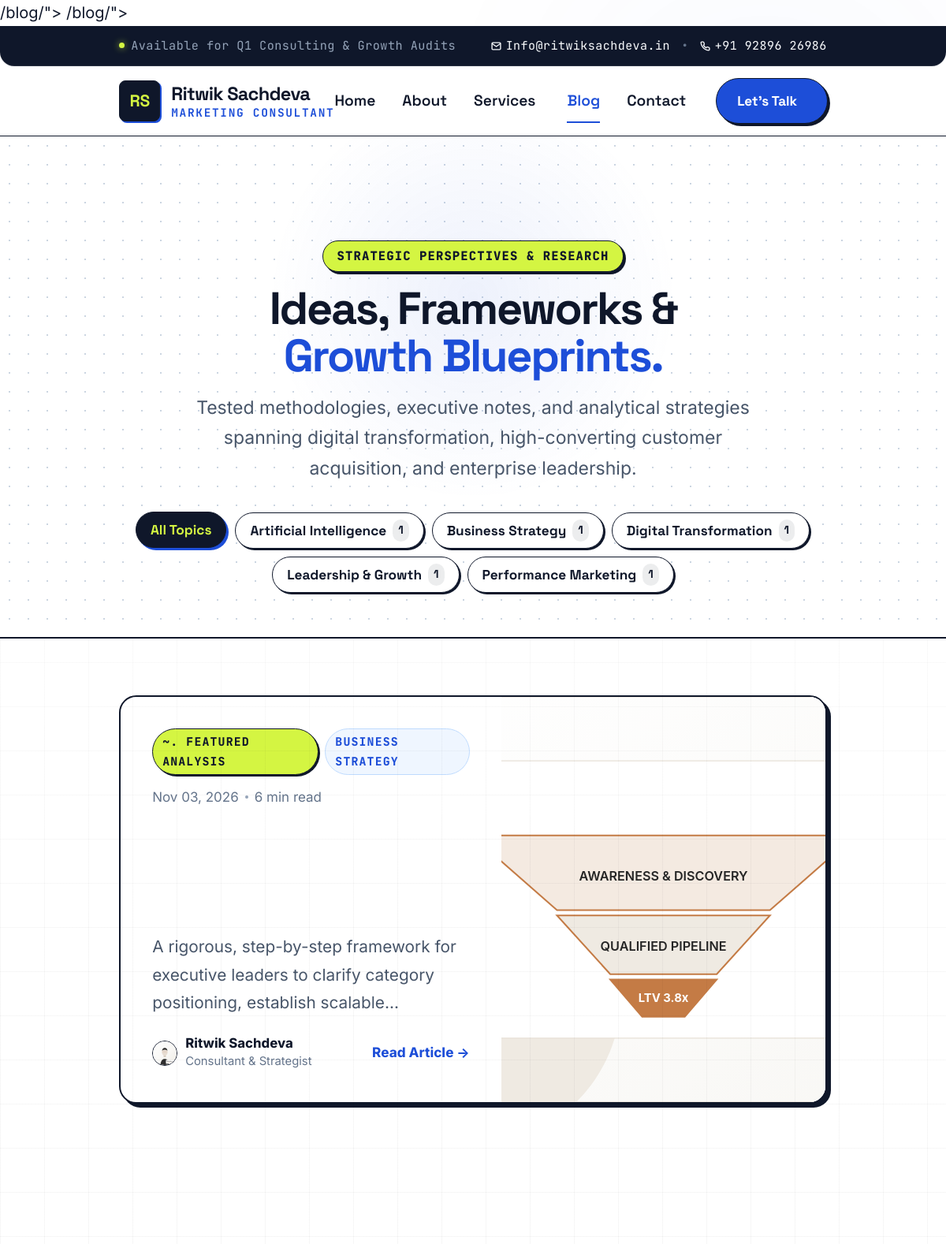
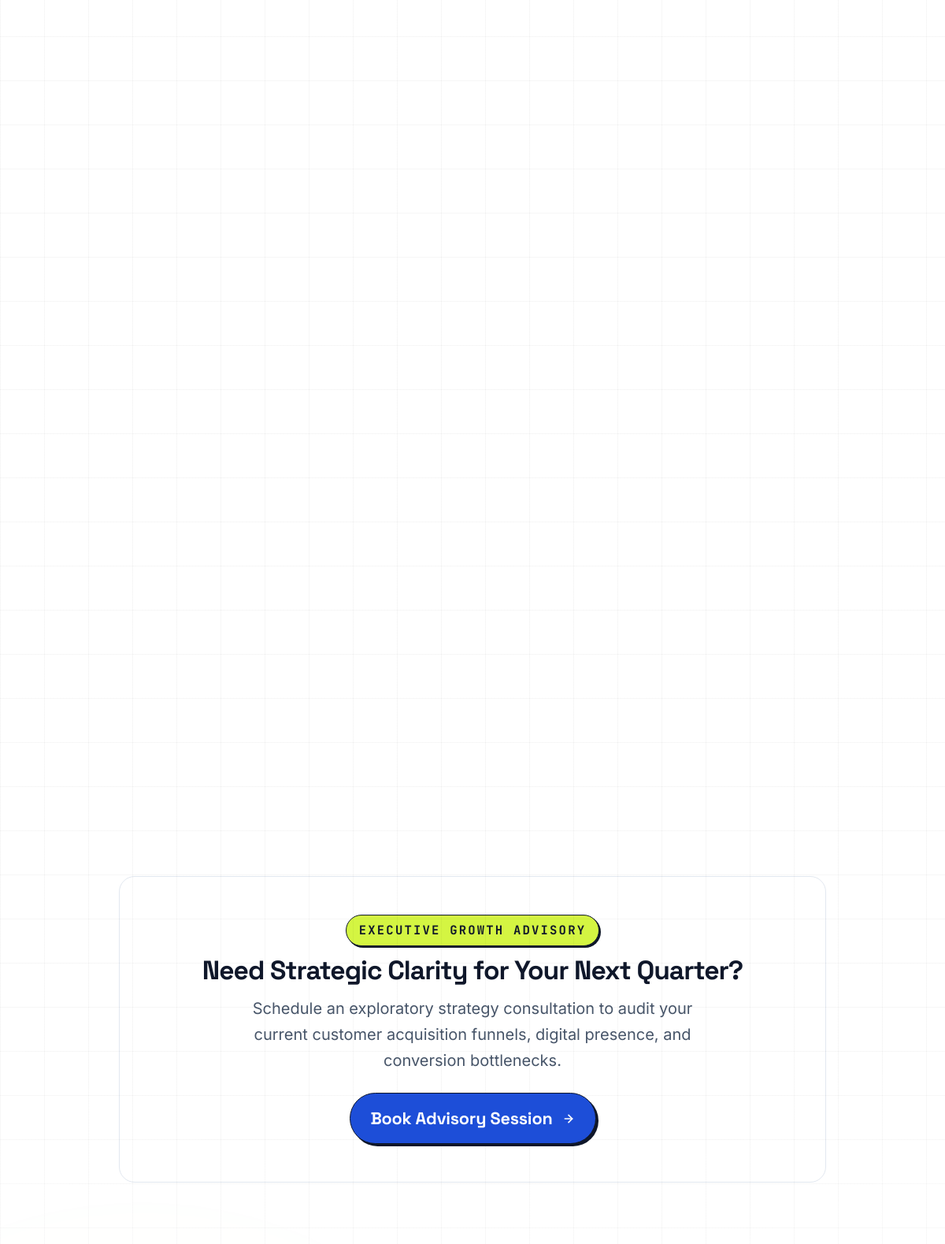
Screenshot of /blog.php (upper part) with the database file from the repository (2 pictures, top to bottom).
### tables this page shows
CREATE TABLE `blog_categories` (
    `id` INT UNSIGNED AUTO_INCREMENT PRIMARY KEY,
    `name` VARCHAR(100) NOT NULL,
    `slug` VARCHAR(120) NOT NULL UNIQUE,
    `description` TEXT DEFAULT NULL,
    `created_at` DATETIME NOT NULL DEFAULT CURRENT_TIMESTAMP,
    `updated_at` DATETIME NOT NULL DEFAULT CURRENT_TIMESTAMP ON UPDATE CURRENT_TIMESTAMP,
    INDEX `idx_cat_slug` (`slug`)
);

CREATE TABLE `blogs` (
    `id` INT UNSIGNED AUTO_INCREMENT PRIMARY KEY,
    `title` VARCHAR(255) NOT NULL,
    `slug` VARCHAR(191) NOT NULL UNIQUE,
    `excerpt` TEXT NOT NULL,
    `content` LONGTEXT NOT NULL,
    `featured_image` VARCHAR(255) DEFAULT NULL,
    `featured_image_alt` VARCHAR(255) DEFAULT NULL,
    `category_id` INT UNSIGNED DEFAULT NULL,
    `author_id` INT UNSIGNED NOT NULL,
    `status` ENUM('draft', 'published', 'scheduled') NOT NULL DEFAULT 'draft',
    `is_featured` TINYINT(1) NOT NULL DEFAULT 0,
    `reading_time` INT UNSIGNED NOT NULL DEFAULT 5,
    `faqs_json` JSON DEFAULT NULL,
    `published_at` DATETIME DEFAULT NULL,
    `scheduled_for` DATETIME DEFAULT NULL,
    `markdown_file_path` VARCHAR(255) DEFAULT NULL,
    `views_count` INT UNSIGNED NOT NULL DEFAULT 0,
    `meta_title` VARCHAR(191) DEFAULT NULL,
    `meta_description` VARCHAR(255) DEFAULT NULL,
    `canonical_url` VARCHAR(255) DEFAULT NULL,
    `og_image` VARCHAR(255) DEFAULT NULL,
    `robots_directive` VARCHAR(50) NOT NULL DEFAULT 'index, follow',
    `schema_type` VARCHAR(50) NOT NULL DEFAULT 'BlogPosting',
    `created_by` INT UNSIGNED DEFAULT NULL,
    `updated_by` INT UNSIGNED DEFAULT NULL,
    `deleted_at` DATETIME DEFAULT NULL,
    `created_at` DATETIME NOT NULL DEFAULT CURRENT_TIMESTAMP,
    `updated_at` DATETIME NOT NULL DEFAULT CURRENT_TIMESTAMP ON UPDATE CURRENT_TIMESTAMP,
    INDEX `idx_blog_slug` (`slug`),
    INDEX `idx_blog_status` (`status`),
    INDEX `idx_blog_published` (`published_at`),
    INDEX `idx_blog_featured` (`is_featured`),
    INDEX `idx_blog_deleted` (`deleted_at`),
    CONSTRAINT `fk_blogs_category` FOREIGN KEY (`category_id`) REFERENCES `blog_categories` (`id`) ON DELETE SET NULL,
    CONSTRAINT `fk_blogs_author` FOREIGN KEY (`author_id`) REFERENCES `blog_authors` (`id`) ON DELETE RESTRICT,
    CONSTRAINT `fk_blogs_creator` FOREIGN KEY (`created_by`) REFERENCES `admins` (`id`) ON DELETE SET NULL,
    CONSTRAINT `fk_blogs_updater` FOREIGN KEY (`updated_by`) REFERENCES `admins` (`id`) ON DELETE SET NULL
);

CREATE TABLE `blog_authors` (
    `id` INT UNSIGNED AUTO_INCREMENT PRIMARY KEY,
    `name` VARCHAR(100) NOT NULL,
    `slug` VARCHAR(120) NOT NULL UNIQUE,
    `title` VARCHAR(150) DEFAULT 'Business & Marketing Consultant',
    `bio` TEXT DEFAULT NULL,
    `avatar` VARCHAR(255) DEFAULT NULL,
    `email` VARCHAR(191) DEFAULT NULL,
    `social_links` JSON DEFAULT NULL,
    `created_at` DATETIME NOT NULL DEFAULT CURRENT_TIMESTAMP,
    `updated_at` DATETIME NOT NULL DEFAULT CURRENT_TIMESTAMP ON UPDATE CURRENT_TIMESTAMP,
    INDEX `idx_author_slug` (`slug`)
);

### includes/config.php (called while the page is built, shortened)
<?php
function e($string): string {
    return htmlspecialchars((string)$string, ENT_QUOTES, 'UTF-8');
}

### blog.php (the view, shortened to what this page needs)
<?php
require_once __DIR__ . '/includes/config.php';
$pdo = get_db();
$currentCategory = trim($_GET['category'] ?? '');
$currentTag = trim($_GET['tag'] ?? '');
$searchQuery = trim($_GET['q'] ?? '');
$page = max(1, (int)($_GET['page'] ?? 1));
$perPage = 6;
$offset = ($page - 1) * $perPage;
$catStmt = $pdo->query("
    SELECT c.id, c.name, c.slug, COUNT(b.id) AS blog_count
    FROM blog_categories c
    LEFT JOIN blogs b ON b.category_id = c.id AND b.status = 'published'
    GROUP BY c.id
    HAVING blog_count > 0
    ORDER BY c.name ASC
");
$categories = $catStmt->fetchAll();
$where = ["b.status = 'published'", "(b.published_at IS NULL OR b.published_at <= CURRENT_TIMESTAMP)"];
$whereClause = implode(' AND ', $where);
$featuredBlog = null;
if ($page === 1 && empty($searchQuery) && empty($currentCategory) && empty($currentTag)) {
    $featStmt = $pdo->query("
        SELECT b.*, c.name AS category_name, c.slug AS category_slug,
               a.name AS author_name, a.avatar AS author_avatar
        FROM blogs b
        LEFT JOIN blog_categories c ON b.category_id = c.id
        LEFT JOIN blog_authors a ON b.author_id = a.id
        WHERE b.status = 'published' AND b.is_featured = 1
        ORDER BY b.published_at DESC
        LIMIT 1
    ");
    $featuredBlog = $featStmt->fetch();
}
$listQuery = "
    SELECT b.*, c.name AS category_name, c.slug AS category_slug,
           a.name AS author_name, a.avatar AS author_avatar
    FROM blogs b
    LEFT JOIN blog_categories c ON b.category_id = c.id
    LEFT JOIN blog_authors a ON b.author_id = a.id
    WHERE {$whereClause}
";
$listQuery .= " ORDER BY b.published_at DESC LIMIT :limit OFFSET :offset";
$listStmt = $pdo->prepare($listQuery);
$listStmt->bindValue(':limit', $perPage, PDO::PARAM_INT);
$listStmt->bindValue(':offset', $offset, PDO::PARAM_INT);
$listStmt->execute();
$blogs = $listStmt->fetchAll();
?>
<!DOCTYPE html>
<html lang="en">
<head>
  <link rel="canonical" href="https://www.ritwiksachdeva.in/blog">/blog/<?= $currentCategory ? '?category=' . urlencode($currentCategory) : '' ?>">
  <meta property="og:url" content="https://www.ritwiksachdeva.in/blog">/blog/">
  <link rel="stylesheet" href="css/style.css">
  <link rel="stylesheet" href="css/blog.css?v=hero-form-1">
  <link rel="stylesheet" href="css/animations.css">
  <link rel="stylesheet" href="css/responsive.css">
  <link rel="stylesheet" href="consult-popup.css">
</head>
<body>
  <div class="bg-ambient-layer" aria-hidden="true">
  </div>
  <header class="site-header" id="navbar">
    <div class="header-top-bar">
      <div class="container header-top-inner">
        <div class="header-top-left">
          <span class="top-status-indicator"></span>
          <span class="top-status-text">Available for Q1 Consulting &amp; Growth Audits</span>
        </div>
        <div class="header-top-right">
          <a href="mailto:Info@ritwiksachdeva.in" class="top-contact-link">
            <svg width="13" height="13" viewBox="0 0 24 24" fill="none" stroke="currentColor" stroke-width="2.5" aria-hidden="true" focusable="false"><path d="M4 4h16c1.1 0 2 .9 2 2v12c0 1.1-.9 2-2 2H4c-1.1 0-2-.9-2-2V6c0-1.1.9-2 2-2z"></path><polyline points="22,6 12,13 2,6"></polyline></svg>
            <span>Info@ritwiksachdeva.in</span>
          </a>
          <span class="top-bar-divider" aria-hidden="true">&bull;</span>
          <a href="tel:+919289626986" class="top-contact-link">
            <span>+91 92896 26986</span>
          </a>
        </div>
      </div>
    </div>
    <div class="container nav-container">
      <a href="/" class="brand-logo" aria-label="Ritwik Sachdeva - Digital Marketing Consultant">
        <div class="brand-monogram">RS</div>
        <div class="brand-info">
          <span class="brand-name">Ritwik Sachdeva</span>
          <span class="brand-title">Marketing Consultant</span>
        </div>
      </a>
      <nav class="desktop-nav" aria-label="Primary Navigation">
        <ul class="nav-links">
          <li class="nav-item"><a href="/" class="nav-link">Home</a></li>
          <li class="nav-item"><a href="/about" class="nav-link">About</a></li>
          <li class="nav-item nav-item-has-dropdown">
            <a href="/services" class="nav-link dropdown-toggle" aria-expanded="false" aria-haspopup="true">
              <span>Services</span>
            </a>
          </li>
          <li class="nav-item"><a href="/blog" class="nav-link active">Blog</a></li>
          <li class="nav-item"><a href="/contact" class="nav-link">Contact</a></li>
        </ul>
        <div class="nav-actions">
          <a href="/contact" class="btn btn-primary btn-sm btn-magnetic">
            <span>Let's Talk</span>
          </a>
        </div>
      </nav>
    </div>
  </header>
<main>
    <section class="blog-hero">
      <div class="container text-center">
        <div class="section-tag hero-stagger-1" style="justify-content: center;">Strategic Perspectives &amp; Research</div>
        <h1 class="hero-stagger-2" style="max-width: 860px; margin: 0 auto 16px auto;">
          Ideas, Frameworks &amp; <span class="text-gradient">Growth Blueprints.</span>
        </h1>
        <p class="hero-stagger-3" style="font-size: 1.15rem; max-width: 720px; margin: 0 auto; color: var(--text-secondary); line-height: 1.68;">
          Tested methodologies, executive notes, and analytical strategies spanning digital transformation, high-converting customer acquisition, and enterprise leadership.
        </p>
        <div class="blog-filter-bar">
          <div class="blog-category-pills">
            <a href="/blog" class="category-pill <?= empty($currentCategory) ? 'active' : '' ?>">
              All Topics
            </a>
            <?php foreach ($categories as $cat): ?>
              <a href="/blog/?category=<?= urlencode($cat['slug']) ?>"
                 class="category-pill <?= ($currentCategory === $cat['slug']) ? 'active' : '' ?>">
                <?= e($cat['name']) ?>
                <span class="category-pill-count"><?= (int)$cat['blog_count'] ?></span>
              </a>
            <?php endforeach; ?>
          </div>
        </div>
      </div>
    </section>
    <div class="container" style="padding-top: 24px; padding-bottom: 80px;">
      <?php if ($featuredBlog): ?>
        <article class="featured-blog-card">
          <div class="featured-blog-img-wrap">
            <a href="/blog/<?= urlencode($featuredBlog['slug']) ?>/" tabindex="-1" aria-hidden="true">
              <img src="<?= e($featuredBlog['featured_image'] ?: 'assets/images/hero-consultant.svg') ?>"
                   alt="<?= e($featuredBlog['featured_image_alt'] ?: $featuredBlog['title']) ?>"
                   loading="eager">
            </a>
          </div>
          <div class="featured-blog-content">
            <div style="display: flex; gap: 8px; align-items: center;">
              <span class="blog-badge featured-badge">~. Featured Analysis</span>
              <?php if (!empty($featuredBlog['category_name'])): ?>
                <span class="blog-badge"><?= e($featuredBlog['category_name']) ?></span>
              <?php endif; ?>
            </div>
            <div class="blog-meta-row">
              <span><?= date('M d, Y', strtotime($featuredBlog['published_at'] ?: $featuredBlog['created_at'])) ?></span>
              <span class="blog-meta-dot"></span>
              <span><?= (int)$featuredBlog['reading_time'] ?> min read</span>
            </div>
            <p class="featured-blog-excerpt">
              <?= e($featuredBlog['excerpt']) ?>
            </p>
            <div class="blog-card-footer" style="padding-top: 0; border-top: none;">
              <div class="author-chip">
                <img src="<?= e($featuredBlog['author_avatar'] ?: 'assets/images/author-avatar.svg') ?>"
                     alt="<?= e($featuredBlog['author_name']) ?>"
                     class="author-avatar">
                <div>
                  <span class="author-meta-name"><?= e($featuredBlog['author_name']) ?></span>
                  <span class="author-meta-date">Consultant &amp; Strategist</span>
                </div>
              </div>
              <a href="/blog/<?= urlencode($featuredBlog['slug']) ?>/" class="read-more-link">
                Read Article &rarr;
              </a>
            </div>
          </div>
        </article>
      <?php endif; ?>
      <?php if (!empty($blogs)): ?>
        <div class="blog-grid">
        </div>
      <?php endif; ?>
      <section style="margin-top: 80px; padding: 48px; background: var(--bg-beige); border-radius: var(--radius-lg); border: 1px solid var(--border-color); text-align: center;">
        <div class="section-tag" style="justify-content: center; margin-bottom: 12px;">Executive Growth Advisory</div>
        <h2 style="font-size: clamp(1.6rem, 2.8vw, 2.2rem); margin-bottom: 12px; color: var(--text-primary);">
          Need Strategic Clarity for Your Next Quarter?
        </h2>
        <p style="color: var(--text-secondary); max-width: 620px; margin: 0 auto 24px auto; font-size: 1rem; line-height: 1.65;">
          Schedule an exploratory strategy consultation to audit your current customer acquisition funnels, digital presence, and conversion bottlenecks.
        </p>
        <a href="/contact" class="btn btn-primary btn-lg btn-magnetic">
          Book Advisory Session
          <span class="btn-icon-right">
            <svg width="16" height="16" viewBox="0 0 24 24" fill="none" stroke="currentColor" stroke-width="2.5" stroke-linecap="round" stroke-linejoin="round"><line x1="5" y1="12" x2="19" y2="12"></line><polyline points="12 5 19 12 12 19"></polyline></svg>
          </span>
        </a>
      </section>
    </div>
  </main>
</body>
</html>

### rows the page displays
blog_categories: name "Artificial Intelligence", blog_count "1"
blog_categories: name "Business Strategy", blog_count "1", name "BUSINESS STRATEGY"
blog_categories: name "Digital Transformation", blog_count "1"
blog_categories: name "Leadership & Growth", blog_count "1"
blog_categories: name "Performance Marketing", blog_count "1"
blogs: featured_image (picture), published_at "Nov 03, 2026", reading_time "6", excerpt "A rigorous, step-by-step framework for executive leaders to clarify category positioning, establish…"
blog_authors: avatar (picture), name "Ritwik Sachdeva"
